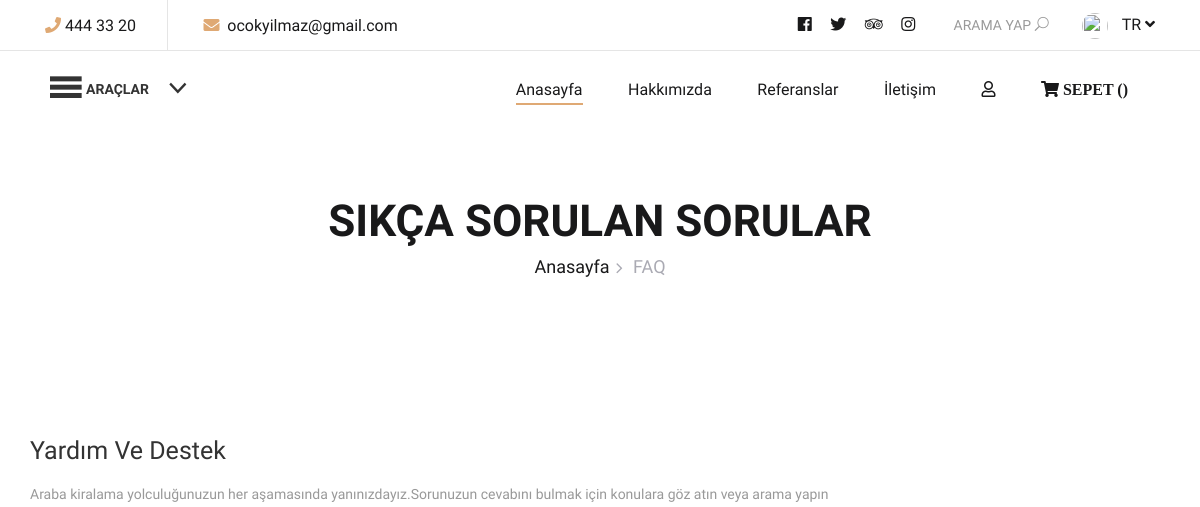
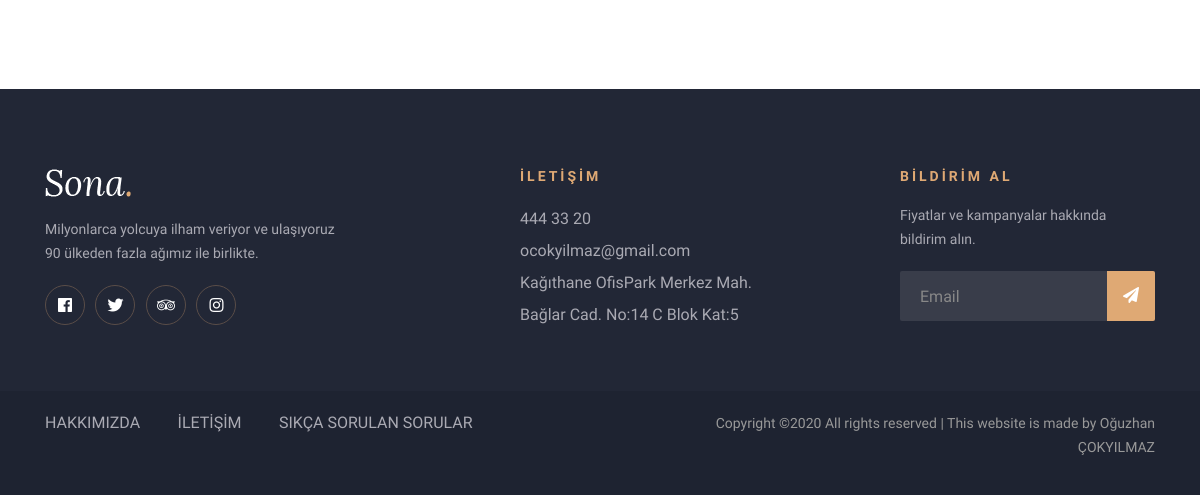
The page /sss/ on the database as committed earlier (2 pictures, top to bottom).
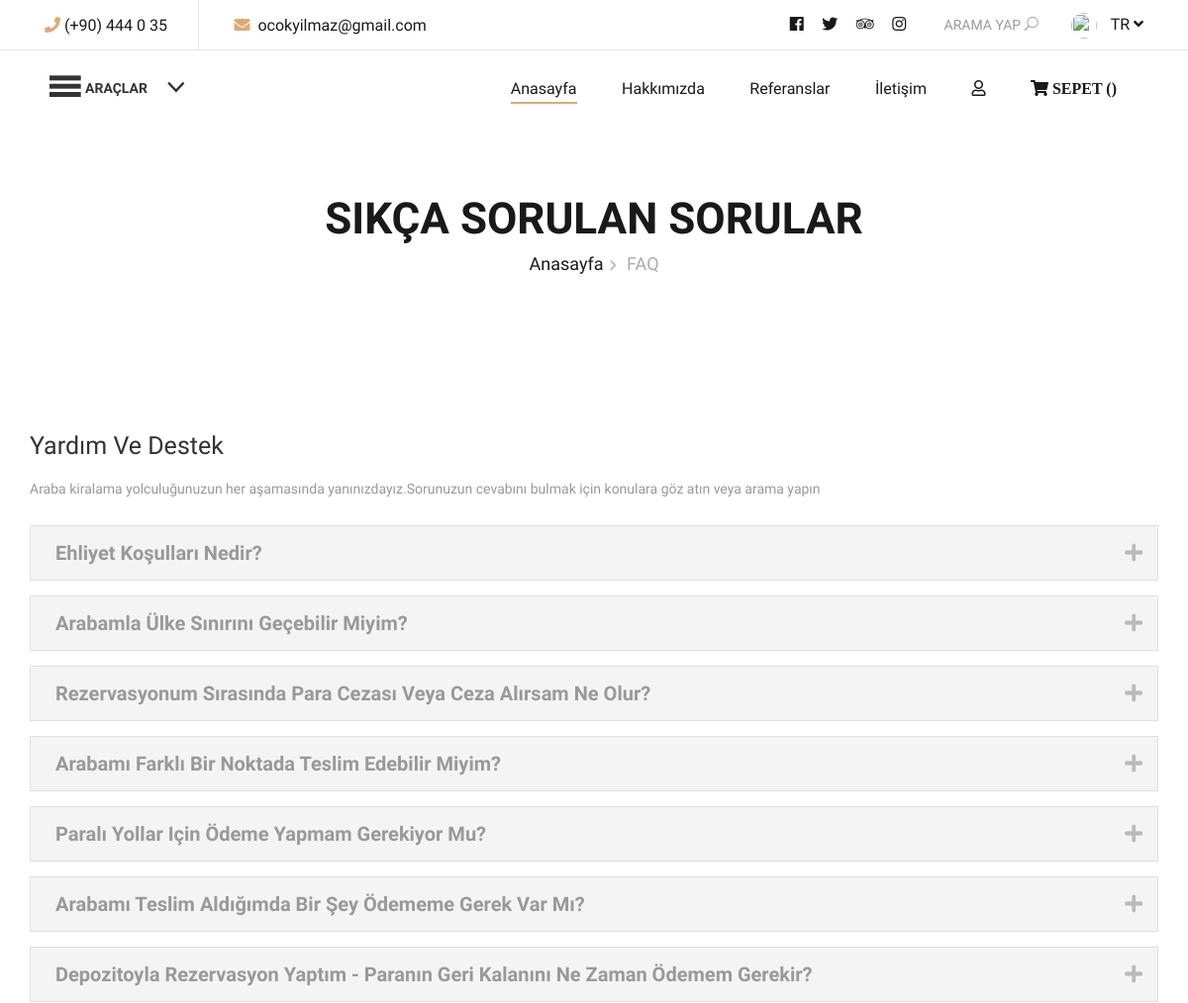
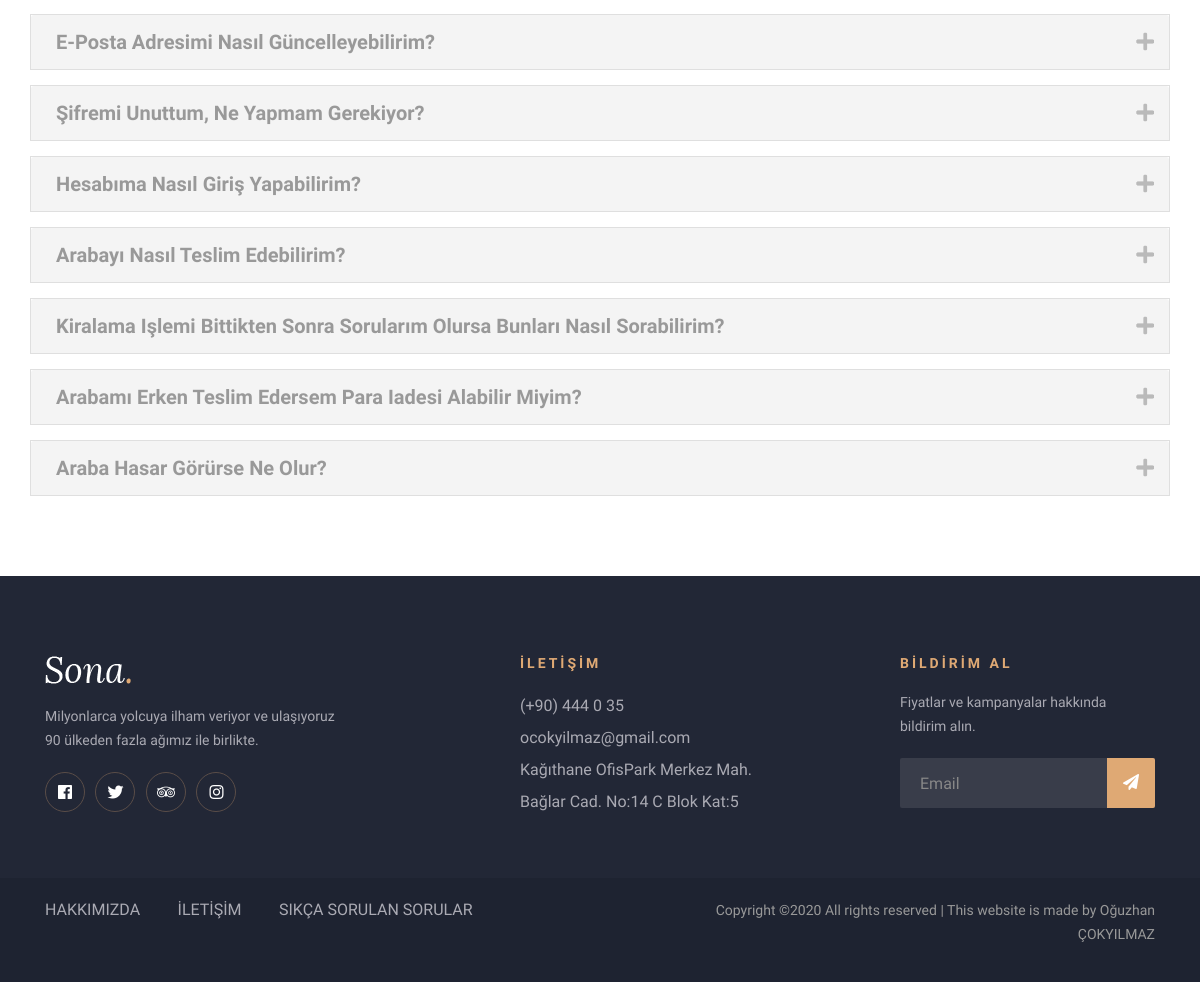
The same page on the database as committed later (2 pictures, top to bottom).
### home/models.py (models this page shows, shortened)
class Setting(models.Model):
    STATUS = (
        ("True", "Evet"),
        ("False", "Hayır"),
    )
    title = models.CharField(blank=True,max_length=30)
    keywords = models.CharField(blank=True,max_length=255)
    description = models.CharField(blank=True,max_length=255)
    company = models.CharField(blank=True,max_length=30)
    adress = models.CharField(blank=True,max_length=255)
    phone = models.CharField(blank=True,max_length=255)
    fax = models.CharField(blank=True,max_length=30)
    email = models.CharField(blank=True,max_length=255)
    smtpserver = models.CharField(blank=True,max_length=20)
    smtpemail = models.CharField(blank=True,max_length=20)
    smtppassword = models.CharField(blank=True,max_length=20)
    smtpport = models.CharField(blank=True,max_length=5)
    icon = models.ImageField(blank=True,upload_to="images/")
    facebook = models.CharField(blank=True,max_length=255)
    instagram = models.CharField(blank=True,max_length=255)
    twitter = models.CharField(blank=True,max_length=255)
    aboutus = RichTextUploadingField(blank=True)
    contact = RichTextUploadingField(blank=True)
    references = RichTextUploadingField()
    slider1 = models.ImageField(blank=True,upload_to="images/")
    slider2 = models.ImageField(blank=True, upload_to="images/")
    slider3 = models.ImageField(blank=True, upload_to="images/")
    status = models.CharField(max_length=10, choices=STATUS)
    create_at = models.DateTimeField(auto_now_add=True)
    update_at = models.DateTimeField(auto_now=True)
    def image_tag(self):
        return mark_safe('<img src="{}"/>'.format(self.image.url))
    image_tag.short_description = "Image"

class FAQ(models.Model):
    STATUS = (
        ("True", "Evet"),
        ("False", "Hayır"),
    )
    question = models.CharField(blank=True,max_length=255)
    answer = models.TextField()
    status = models.CharField(max_length=10, choices=STATUS)
    create_at = models.DateTimeField(auto_now_add=True)
    update_at = models.DateTimeField(auto_now=True)

### home/views.py (the view)
# urls.py: path('sss/', views.faq , name='faq'),
def faq(request):
    category = Category.objects.all()
    menu = Menu.objects.all()
    faq = FAQ.objects.all()
    setting = Setting.objects.get(pk=1)
    context = {'menu': menu,
               'category': category,
               'faq': faq,
               'setting': setting,
               }
    return render(request, 'faq.html', context)

### home/templates/faq.html (shortened to what this page needs)
{% extends "homebase.html" %}
 {% load static %}
{% block content %}
    <div class="breadcrumb-section">
        <div class="container">
            <div class="row">
                <div class="col-lg-12">
                    <div class="breadcrumb-text">
                        <h2>SIKÇA SORULAN SORULAR</h2>
                        <div class="bt-option">
                            <a href="/">Anasayfa</a>
                            <span>FAQ</span>
                        </div>
                    </div>
                </div>
            </div>
        </div>
    </div>
        <div class="frequently-area">
            <div class="container-fluid">
                <div class="row">
                    <div class="col-md-12">
                        <div class="frequently-content">
                            <div class="frequently-desc">
                                <h3>Yardım ve Destek</h3>
                                <p>Araba kiralama yolculuğunuzun her aşamasında yanınızdayız.Sorunuzun cevabını bulmak için konulara göz atın veya arama yapın</p>
                            </div>
                        </div>
                        <div class="frequently-accordion">
                            <div id="accordion">
                             {% for rs in faq %}
                                <div class="card">
                                    <div class="card-header" id="headingSix">
                                        <h5 class="mb-0">
                                            <a href="javascript:void(0)" class="collapsed" data-toggle="collapse" data-target="#collapseSix" aria-expanded="false" aria-controls="collapseSix">
                                              <b>  {{rs.question}}</b>
                                            </a>
                                        </h5>
                                    </div>
                                </div>
                        {% endfor %}
                            </div>
                        </div>
                    </div>
                </div>
            </div>
        </div>
{% endblock %}

### home/templates/header.html (shortened to what this page needs)
 {% load static %}
    <header class="header-section">
        <div class="top-nav">
            <div class="container">
                <div class="row">
                    <div class="col-lg-6">
                        <ul class="tn-left">
                            <li><i class="fa fa-phone"></i>{{setting.phone}}</li>
                            <li><i class="fa fa-envelope"></i> {{setting.email}}</li>
                        </ul>
                    </div>
                    <div class="col-lg-6">
                        <div class="tn-right">
                            <div class="top-social">
                                <a href="{{setting.facebook}}"><i class="fab fa-facebook"></i></a>
                                <a href="{{setting.twitter}}"><i class="fab fa-twitter"></i></a>
                                <a href="#"><i class="fab fa-tripadvisor"></i></a>
                                <a href="{{setting.instagram}}"><i class="fab fa-instagram"></i></a>
                            </div>
                             <a class="nav-right search-switch">ARAMA YAP
                                <i class="icon_search"></i>
                            </a>
                            <div class="language-option">
                                <img src="{% static 'img/flag.png'%}" alt="">
                                <span>TR <i class="fa fa-angle-down"></i></span>
                            </div>
                        </div>
                    </div>
                </div>
            </div>
        </div>
        <div class="menu-item">
            <div class="container">
                <div class="row">
                   <div class="custom-category_col col-2" style="padding-top: 10px ; padding-left: 0px">
                            <div class="category-menu category-menu-hidden" >
                                <div class="category-heading" STYLE="background: #FFFFFF "  >
                                    <h2 class="categories-toggle">
                                        <span>ARAÇLAR</span>
                                    </h2>
                                </div>
                                     {% load mptt_tags %}
                            </div>
                        </div>
                    <div class="col-lg-10" style="padding-right: 0px">
                        <div class="nav-menu" >
                            <nav class="mainmenu" >
                                <ul>
                                    <li class="active"><a href="/">Anasayfa</a></li>
                                    <li><a href="/hakkimizda">Hakkımızda</a></li>
                                    <li><a href="/referanslar">Referanslar</a></li>
                                    <li><a href="/iletisim">İletişim</a></li>
                                    <li><a href="" class="fa fa-user"> {% if user.id is not None %}{{ user.first_name }}{% endif %}</a>
                                    </li>
                                  <li>
                            <div class="">
                                <ul >
                                    <li class="minicart-wrap">
                                        <a href="#miniCart" class="minicart-btn toolbar-btn">
                                            <div class="minicart-front_text">
                                                <span class="fa fa-shopping-cart"> SEPET ({{request.session.cart_items}})</span>
                                            </div>
                                        </a>
                                    </li>
                                </ul>
                            </div>
                    </div>
                </div>
            </div>
                        </div>
                    </div>
    </header>

### home/templates/footer.html (shortened to what this page needs)
 {% load static %}
    <footer class="footer-section">
        <div class="container">
            <div class="footer-text">
                <div class="row">
                    <div class="col-lg-4">
                        <div class="ft-about">
                            <div class="logo">
                                <a href="#">
                                    <img src="{% static 'img/footer-logo.png'%}" alt="">
                                </a>
                            </div>
                            <p>Milyonlarca yolcuya ilham veriyor ve ulaşıyoruz<br /> 90 ülkeden fazla ağımız ile birlikte.</p>
                            <div class="fa-social">
                                 <a href="{{setting.facebook}}"><i class="fab fa-facebook"></i></a>
                                <a href="{{setting.twitter}}"><i class="fab fa-twitter"></i></a>
                                <a href="#"><i class="fab fa-tripadvisor"></i></a>
                                <a href="{{setting.instagram}}"><i class="fab fa-instagram"></i></a>
                            </div>
                        </div>
                    </div>
                    <div class="col-lg-3 offset-lg-1">
                        <div class="ft-contact">
                            <h6>İLETİŞİM</h6>
                            <ul>
                                <li>{{ setting.phone}}</li>
                                <li>{{ setting.email}}</li>
                                <li>{{ setting.adress}}</li>
                            </ul>
                        </div>
                    </div>
                    <div class="col-lg-3 offset-lg-1">
                        <div class="ft-newslatter">
                            <h6>BİLDİRİM AL</h6>
                            <p>Fiyatlar ve kampanyalar hakkında bildirim alın.</p>
                            <form action="#" class="fn-form">
                                <input type="text" placeholder="Email">
                                <button type="submit"><i class="fa fa-send"></i></button>
                            </form>
                        </div>
                    </div>
                </div>
            </div>
        </div>
        <div class="copyright-option">
            <div class="container">
                <div class="row">
                    <div class="col-lg-7">
                        <ul>
                            <li><a href="/hakkimizda">HAKKIMIZDA</a></li>
                            <li><a href="/iletisim">İLETİŞİM</a></li>
                            <li><a href="/sss">SIKÇA SORULAN SORULAR</a></li>
                        </ul>
                    </div>
                    <div class="col-lg-5">
                        <div class="co-text"><p>
  Copyright &copy;<script>document.write(new Date().getFullYear());</script> All rights reserved | This website is made by Oğuzhan ÇOKYILMAZ
  </p></div>
                    </div>
                </div>
            </div>
        </div>
    </footer>

Rows that differ between the two databases and show on the page:
changed Setting "ocokyilmaz@gmail.com": phone "444 33 20" → "(+90) 444 0 35"
added FAQ: question "Ehliyet Koşulları Nedir?"
added FAQ: question "Arabamla Ülke Sınırını Geçebilir Miyim?"
added FAQ: question "Rezervasyonum Sırasında Para Cezası Veya Ceza Alırsam Ne Olur?"
added FAQ: question "Arabamı Farklı Bir Noktada Teslim Edebilir Miyim?"
added FAQ: question "Paralı Yollar Için Ödeme Yapmam Gerekiyor Mu?"
added FAQ: question "Arabamı Teslim Aldığımda Bir Şey Ödememe Gerek Var Mı?"
added FAQ: question "Depozitoyla Rezervasyon Yaptım - Paranın Geri Kalanını Ne Zaman Ödemem Gerekir?"
added FAQ: question "E-Posta Adresimi Nasıl Güncelleyebilirim?"
added FAQ: question "Şifremi Unuttum, Ne Yapmam Gerekiyor?"
added FAQ: question "Hesabıma Nasıl Giriş Yapabilirim?"
added FAQ: question "Arabayı Nasıl Teslim Edebilirim?"
added FAQ: question "Kiralama Işlemi Bittikten Sonra Sorularım Olursa Bunları Nasıl Sorabilirim?"
added FAQ: question "Arabamı Erken Teslim Edersem Para Iadesi Alabilir Miyim?"
added FAQ: question "Araba Hasar Görürse Ne Olur?"
